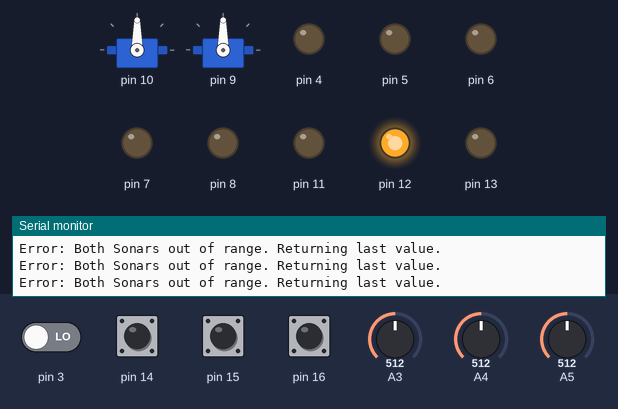
Recording of a program running on a simulated Arduino Uno, built with avr-gcc and run on an emulated ATmega328P. On the bench: 2 × servo, output pins drawn as LEDs (lit = HIGH), the last lines printed to the serial monitor. The inputs (shaded band) are chosen by the test bench; at power-on: pin 14–16 HIGH, pin 3 LOW, A4 = 512, A5 = 512, A3 = 512. Pins used as bus, display or sensor lines are not drawn.

Above: at 1.2 s.
1.3 s: A4 set to 532
At 3.6 s:
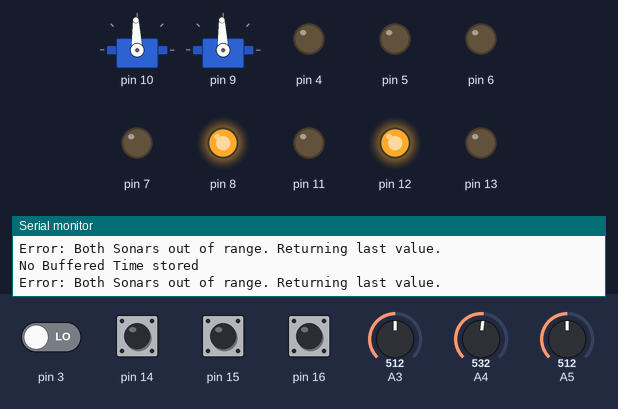
7.1 s: A5 set to 532
At 9.3 s:
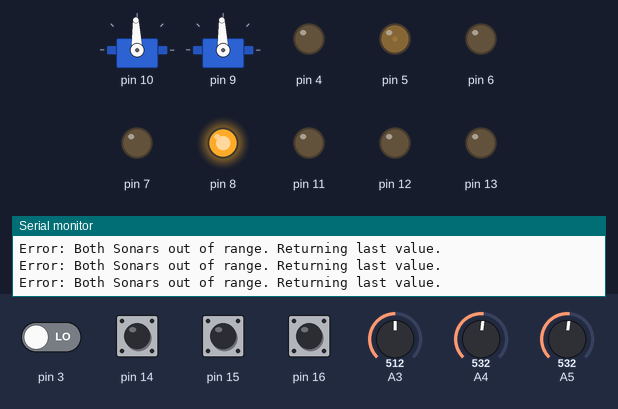
13.4 s: A5 set to 511
At 15.0 s:
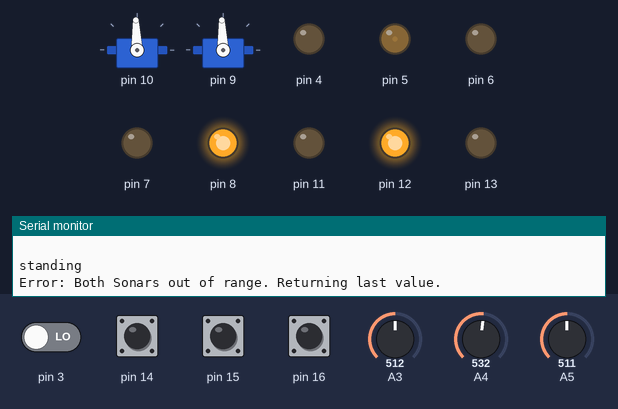
16.7 s: pin 14 pulled LOW for 1 s
At 17.9 s:
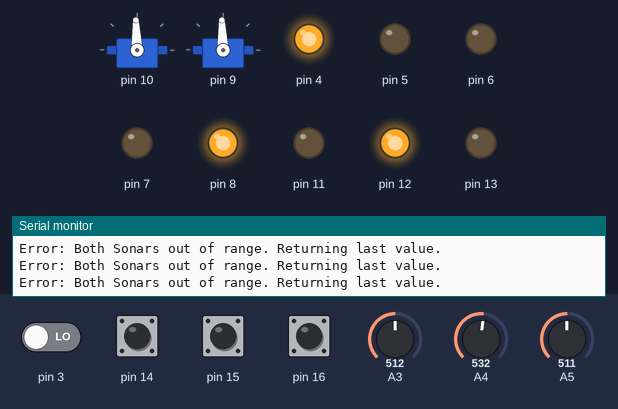
21.4 s: pin 15 pulled LOW for 1 s
At 22.9 s:
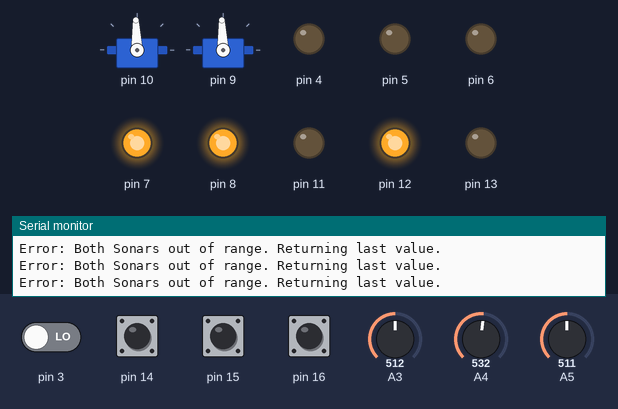
Timing chart, 0 to 27.2 s (numbered marks = the images above; inputs shaded):
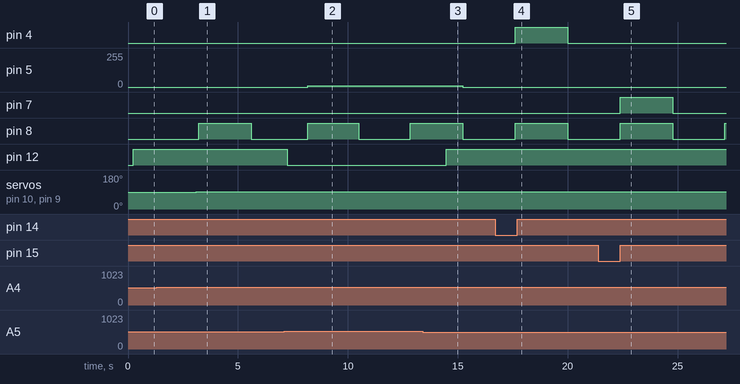

Measured:
- the behaviour switches between 523 and 524 on A4 (found by bisection; images 0 and 1)
- the behaviour switches between 523 and 524 on A5 (found by bisection; images 1 and 2)
- after the input at 1.3 s, pin 8: LOW → HIGH after 1.9 s, → LOW 2.4 s later; servo on pin 10, servo on pin 9: 90° → 92° after 1.8 s
- after the input at 7.1 s, pin 5: 0/255 → 11/255 after 1.1 s; pin 12: HIGH → LOW after 0.14 s
- after the input at 13.4 s, pin 5: 11/255 → 0/255 after 1.8 s; pin 12: LOW → HIGH after 1.1 s
- after the input at 16.7 s, pin 4: LOW → HIGH after 0.91 s, → LOW 2.4 s later
- after the input at 21.4 s, pin 7: LOW → HIGH after 0.98 s, → LOW 2.4 s later

The program:

main.cpp
```cpp
#include  "GlobalDefinitions.h"
#include  "SonicDriver.h"
#include  "ServoDriver.h"
#include  "RemoteControlDriver.h"
#include  "MotorDriver.h"
#include  "stdio.h"
#include  <avr/io.h>
#include  "HupenSteuerung.h"
#include  "Motor_Steuerung.h"
#include  "KollisionsUeberwachung.h"
#include  "BlinkerSteuerung.h"
#include  "Fahrlichtsteuerung.h"

void setup() {
  HupenSteuerungInit();
  MotorDriverInit();
  RemotePinInit();
  ServoInit();
  SonicPinInit();
  BlinkerSteuerungInit();
  lightControlInit();
  Serial.begin(2400);
  startTimer();
}

void loop() {
  Drive();
  Steer();
  blink();
  Honk();
  drivinglights();
  brakelights();
  backwardslight();
  }
```

main_akku.cpp
```cpp
#include  "GlobalDefinitions.h"
#include  "SonicDriver.h"
#include  "ServoDriver.h"
#include  "RemoteControlDriver.h"
#include  "MotorDriver.h"
#include  "stdio.h"
#include  <avr/io.h>
#include  "HupenSteuerung.h"
#include  "Motor_Steuerung.h"
#include  "KollisionsUeberwachung.h"
#include  "BlinkerSteuerung.h"
#include  "Fahrlichtsteuerung.h"

void setup() {
  HupenSteuerungInit();
  MotorDriverInit();
  RemotePinInit();
  ServoInit();
  SonicPinInit();
  BlinkerSteuerungInit();
  lightControlInit();
  Serial.begin(2400);
  startTimer();
}

void loop() {
  Drive();
  Steer();
  blink();
  Honk();
  drivinglights();
  brakelights();
  backwardslight();
  }
```
